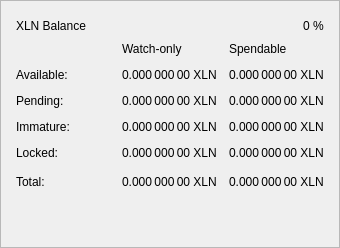
                   <widget class="QFrame" name="frame_Balances">
                    <property name="autoFillBackground">
                     <bool>false</bool>
                    </property>
                    <property name="styleSheet">
                     <string notr="true">basckground-color:#fff;</string>
                    </property>
                    <property name="frameShape">
                     <enum>QFrame::StyledPanel</enum>
                    </property>
                    <property name="frameShadow">
                     <enum>QFrame::Raised</enum>
                    </property>
                    <layout class="QVBoxLayout" name="verticalLayout_4">
                     <property name="leftMargin">
                      <number>15</number>
                     </property>
                     <property name="topMargin">
                      <number>15</number>
                     </property>
                     <property name="rightMargin">
                      <number>15</number>
                     </property>
                     <property name="bottomMargin">
                      <number>15</number>
                     </property>
                     <item>
                      <layout class="QHBoxLayout" name="horizontalLayout_4">
                       <item>
                        <widget class="QLabel" name="label_5">
                         <property name="minimumSize">
                          <size>
                           <width>0</width>
                           <height>20</height>
                          </size>
                         </property>
                         <property name="font">
                          <font/>
                         </property>
                         <property name="text">
                          <string>XLN Balance</string>
                         </property>
                        </widget>
                       </item>
                       <item>
                        <spacer name="horizontalSpacer_3">
                         <property name="orientation">
                          <enum>Qt::Horizontal</enum>
                         </property>
                         <property name="sizeHint" stdset="0">
                          <size>
                           <width>40</width>
                           <height>20</height>
                          </size>
                         </property>
                        </spacer>
                       </item>
                       <item>
                        <widget class="QLabel" name="labelXLNPercent">
                         <property name="text">
                          <string notr="true">0 %</string>
                         </property>
                        </widget>
                       </item>
                      </layout>
                     </item>
                     <item>
                      <layout class="QGridLayout" name="gridLayout">
                       <property name="spacing">
                        <number>12</number>
                       </property>
                       <item row="3" column="0">
                        <widget class="QLabel" name="labelImmatureText">
                         <property name="text">
                          <string>Immature:</string>
                         </property>
                        </widget>
                       </item>
                       <item row="4" column="0">
                        <widget class="QLabel" name="labelLockedBalanceText">
                         <property name="toolTip">
                          <string>Locked XLN or Masternode collaterals. These are excluded from zXLN minting.</string>
                         </property>
                         <property name="text">
                          <string>Locked:</string>
                         </property>
                        </widget>
                       </item>
                       <item row="5" column="0">
                        <widget class="QLabel" name="labelTotalText">
                         <property name="toolTip">
                          <string>Your current Lunarium balance, unconfirmed and immature transactions included</string>
                         </property>
                         <property name="text">
                          <string>Total:</string>
                         </property>
                        </widget>
                       </item>
                       <item row="5" column="1">
                        <spacer name="horizontalSpacer_9">
                         <property name="orientation">
                          <enum>Qt::Horizontal</enum>
                         </property>
                         <property name="sizeHint" stdset="0">
                          <size>
                           <width>40</width>
                           <height>20</height>
                          </size>
                         </property>
                        </spacer>
                       </item>
                       <item row="1" column="0">
                        <widget class="QLabel" name="labelBalanceText">
                         <property name="text">
                          <string>Available:</string>
                         </property>
                        </widget>
                       </item>
                       <item row="2" column="0">
                        <widget class="QLabel" name="labelPendingText">
                         <property name="text">
                          <string>Pending:</string>
                         </property>
                        </widget>
                       </item>
                       <item row="0" column="3">
                        <widget class="QLabel" name="labelSpendable">
                         <property name="text">
                          <string>Spendable</string>
                         </property>
                         <property name="alignment">
                          <set>Qt::AlignLeading|Qt::AlignLeft|Qt::AlignVCenter</set>
                         </property>
                        </widget>
                       </item>
                       <item row="0" column="2">
                        <widget class="QLabel" name="labelWatchonly">
                         <property name="text">
                          <string>Watch-only</string>
                         </property>
                         <property name="alignment">
                          <set>Qt::AlignLeading|Qt::AlignLeft|Qt::AlignVCenter</set>
                         </property>
                        </widget>
                       </item>
                       <item row="1" column="2">
                        <widget class="QLabel" name="labelWatchAvailable">
                         <property name="font">
                          <font/>
                         </property>
                         <property name="cursor">
                          <cursorShape>IBeamCursor</cursorShape>
                         </property>
                         <property name="toolTip">
                          <string>Your current balance in watch-only addresses</string>
                         </property>
                         <property name="text">
                          <string notr="true">0.000 000 00 XLN</string>
                         </property>
                         <property name="alignment">
                          <set>Qt::AlignLeading|Qt::AlignLeft|Qt::AlignVCenter</set>
                         </property>
                         <property name="textInteractionFlags">
                          <set>Qt::LinksAccessibleByMouse|Qt::TextSelectableByKeyboard|Qt::TextSelectableByMouse</set>
                         </property>
                        </widget>
                       </item>
                       <item row="1" column="3">
                        <widget class="QLabel" name="labelBalance">
                         <property name="font">
                          <font/>
                         </property>
                         <property name="cursor">
                          <cursorShape>IBeamCursor</cursorShape>
                         </property>
                         <property name="toolTip">
                          <string>Your current spendable balance</string>
                         </property>
                         <property name="text">
                          <string notr="true">0.000 000 00 XLN</string>
                         </property>
                         <property name="alignment">
                          <set>Qt::AlignLeading|Qt::AlignLeft|Qt::AlignVCenter</set>
                         </property>
                         <property name="textInteractionFlags">
                          <set>Qt::LinksAccessibleByMouse|Qt::TextSelectableByKeyboard|Qt::TextSelectableByMouse</set>
                         </property>
                        </widget>
                       </item>
                       <item row="2" column="2">
                        <widget class="QLabel" name="labelWatchPending">
                         <property name="font">
                          <font/>
                         </property>
                         <property name="cursor">
                          <cursorShape>IBeamCursor</cursorShape>
                         </property>
                         <property name="toolTip">
                          <string>Unconfirmed transactions to watch-only addresses</string>
                         </property>
                         <property name="text">
                          <string notr="true">0.000 000 00 XLN</string>
                         </property>
                         <property name="alignment">
                          <set>Qt::AlignLeading|Qt::AlignLeft|Qt::AlignVCenter</set>
                         </property>
                         <property name="textInteractionFlags">
                          <set>Qt::LinksAccessibleByMouse|Qt::TextSelectableByKeyboard|Qt::TextSelectableByMouse</set>
                         </property>
                        </widget>
                       </item>
                       <item row="2" column="3">
                        <widget class="QLabel" name="labelUnconfirmed">
                         <property name="font">
                          <font/>
                         </property>
                         <property name="cursor">
                          <cursorShape>IBeamCursor</cursorShape>
                         </property>
                         <property name="toolTip">
                          <string>Total of transactions that have yet to be confirmed, and do not yet count toward the spendable balance</string>
                         </property>
                         <property name="text">
                          <string notr="true">0.000 000 00 XLN</string>
                         </property>
                         <property name="alignment">
                          <set>Qt::AlignLeading|Qt::AlignLeft|Qt::AlignVCenter</set>
                         </property>
                         <property name="textInteractionFlags">
                          <set>Qt::LinksAccessibleByMouse|Qt::TextSelectableByKeyboard|Qt::TextSelectableByMouse</set>
                         </property>
                        </widget>
                       </item>
                       <item row="3" column="2">
                        <widget class="QLabel" name="labelWatchImmature">
                         <property name="font">
                          <font/>
                         </property>
                         <property name="cursor">
                          <cursorShape>IBeamCursor</cursorShape>
                         </property>
                         <property name="toolTip">
                          <string>Staked or masternode rewards in watch-only addresses that has not yet matured</string>
                         </property>
                         <property name="text">
                          <string notr="true">0.000 000 00 XLN</string>
                         </property>
                         <property name="alignment">
                          <set>Qt::AlignLeading|Qt::AlignLeft|Qt::AlignVCenter</set>
                         </property>
                         <property name="textInteractionFlags">
                          <set>Qt::LinksAccessibleByMouse|Qt::TextSelectableByKeyboard|Qt::TextSelectableByMouse</set>
                         </property>
                        </widget>
                       </item>
                       <item row="3" column="3">
                        <widget class="QLabel" name="labelImmature">
                         <property name="font">
                          <font/>
                         </property>
                         <property name="cursor">
                          <cursorShape>IBeamCursor</cursorShape>
                         </property>
                         <property name="toolTip">
                          <string>Staked or masternode rewards that has not yet matured</string>
                         </property>
                         <property name="text">
                          <string notr="true">0.000 000 00 XLN</string>
                         </property>
                         <property name="alignment">
                          <set>Qt::AlignLeading|Qt::AlignLeft|Qt::AlignVCenter</set>
                         </property>
                         <property name="textInteractionFlags">
                          <set>Qt::LinksAccessibleByMouse|Qt::TextSelectableByKeyboard|Qt::TextSelectableByMouse</set>
                         </property>
                        </widget>
                       </item>
                       <item row="4" column="2">
                        <widget class="QLabel" name="labelWatchLocked">
                         <property name="font">
                          <font/>
                         </property>
                         <property name="cursor">
                          <cursorShape>IBeamCursor</cursorShape>
                         </property>
                         <property name="toolTip">
                          <string>Current locked balance in watch-only addresses</string>
                         </property>
                         <property name="text">
                          <string notr="true">0.000 000 00 XLN</string>
                         </property>
                         <property name="alignment">
                          <set>Qt::AlignLeading|Qt::AlignLeft|Qt::AlignVCenter</set>
                         </property>
                         <property name="textInteractionFlags">
                          <set>Qt::LinksAccessibleByMouse|Qt::TextSelectableByKeyboard|Qt::TextSelectableByMouse</set>
                         </property>
                        </widget>
                       </item>
                       <item row="4" column="3">
                        <widget class="QLabel" name="labelLockedBalance">
                         <property name="font">
                          <font/>
                         </property>
                         <property name="cursor">
                          <cursorShape>IBeamCursor</cursorShape>
                         </property>
                         <property name="toolTip">
                          <string>Locked XLN or Masternode collaterals. These are excluded from zXLN minting.</string>
                         </property>
                         <property name="text">
                          <string notr="true">0.000 000 00 XLN</string>
                         </property>
                         <property name="alignment">
                          <set>Qt::AlignLeading|Qt::AlignLeft|Qt::AlignVCenter</set>
                         </property>
                         <property name="textInteractionFlags">
                          <set>Qt::LinksAccessibleByMouse|Qt::TextSelectableByKeyboard|Qt::TextSelectableByMouse</set>
                         </property>
                        </widget>
                       </item>
                       <item row="5" column="2">
                        <widget class="QLabel" name="labelWatchTotal">
                         <property name="font">
                          <font/>
                         </property>
                         <property name="cursor">
                          <cursorShape>IBeamCursor</cursorShape>
                         </property>
                         <property name="toolTip">
                          <string>Current total balance in watch-only addresses</string>
                         </property>
                         <property name="text">
                          <string notr="true">0.000 000 00 XLN</string>
                         </property>
                         <property name="alignment">
                          <set>Qt::AlignLeading|Qt::AlignLeft|Qt::AlignVCenter</set>
                         </property>
                         <property name="textInteractionFlags">
                          <set>Qt::LinksAccessibleByMouse|Qt::TextSelectableByKeyboard|Qt::TextSelectableByMouse</set>
                         </property>
                        </widget>
                       </item>
                       <item row="5" column="3">
                        <widget class="QLabel" name="labelTotal">
                         <property name="font">
                          <font/>
                         </property>
                         <property name="cursor">
                          <cursorShape>IBeamCursor</cursorShape>
                         </property>
                         <property name="toolTip">
                          <string>Your current Lunarium balance, unconfirmed and immature transactions included</string>
                         </property>
                         <property name="text">
                          <string notr="true">0.000 000 00 XLN</string>
                         </property>
                         <property name="alignment">
                          <set>Qt::AlignLeading|Qt::AlignLeft|Qt::AlignVCenter</set>
                         </property>
                         <property name="textInteractionFlags">
                          <set>Qt::LinksAccessibleByMouse|Qt::TextSelectableByKeyboard|Qt::TextSelectableByMouse</set>
                         </property>
                        </widget>
                       </item>
                      </layout>
                     </item>
                     <item>
                      <spacer name="verticalSpacer_3">
                       <property name="orientation">
                        <enum>Qt::Vertical</enum>
                       </property>
                       <property name="sizeType">
                        <enum>QSizePolicy::Expanding</enum>
                       </property>
                       <property name="sizeHint" stdset="0">
                        <size>
                         <width>20</width>
                         <height>40</height>
                        </size>
                       </property>
                      </spacer>
                     </item>
                    </layout>
                   </widget>
